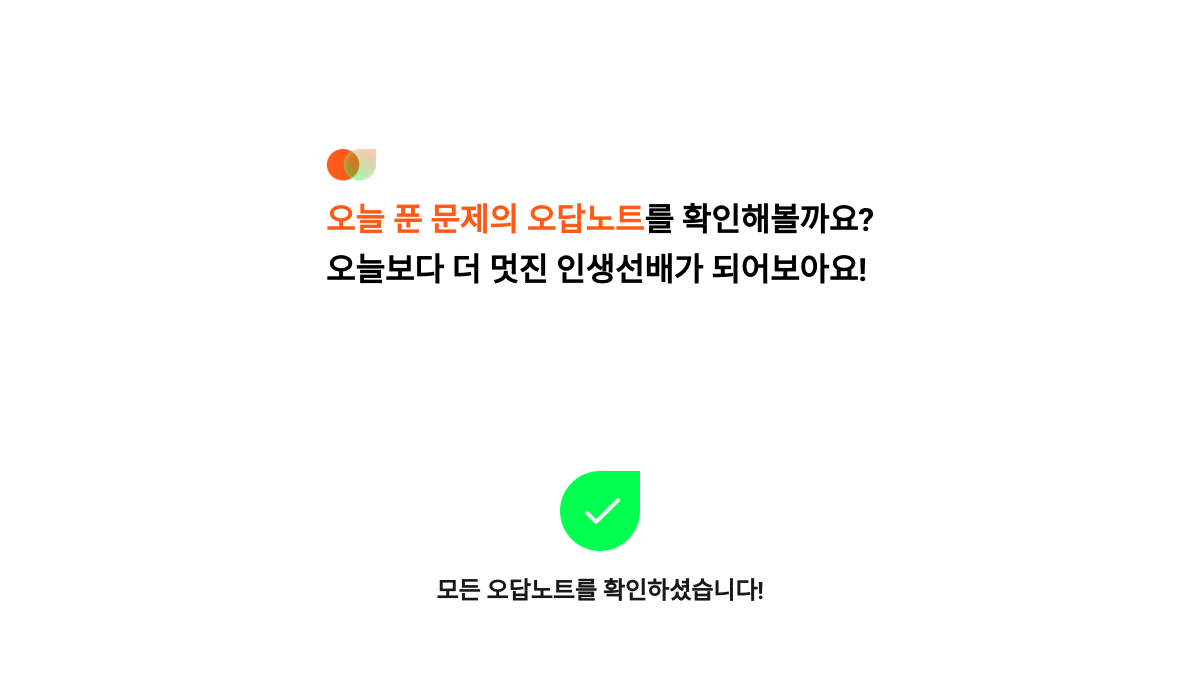
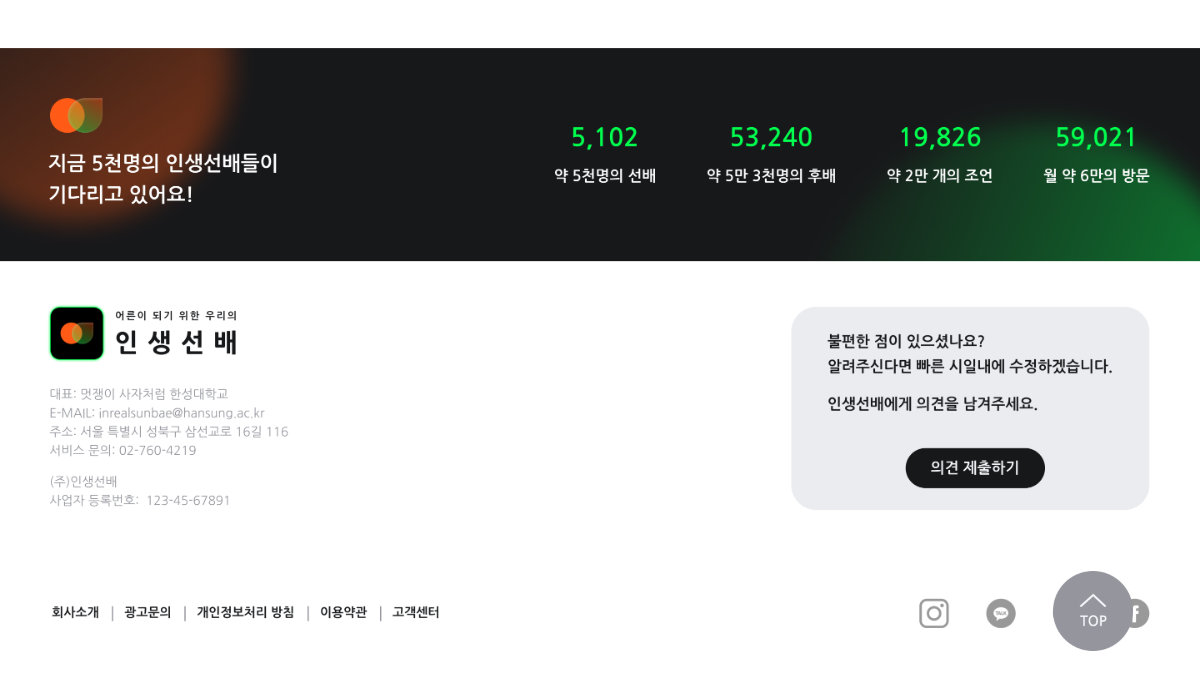
Page /quiz/stateAll (signed in, lower part) on the earlier database version (2 pictures, top to bottom).
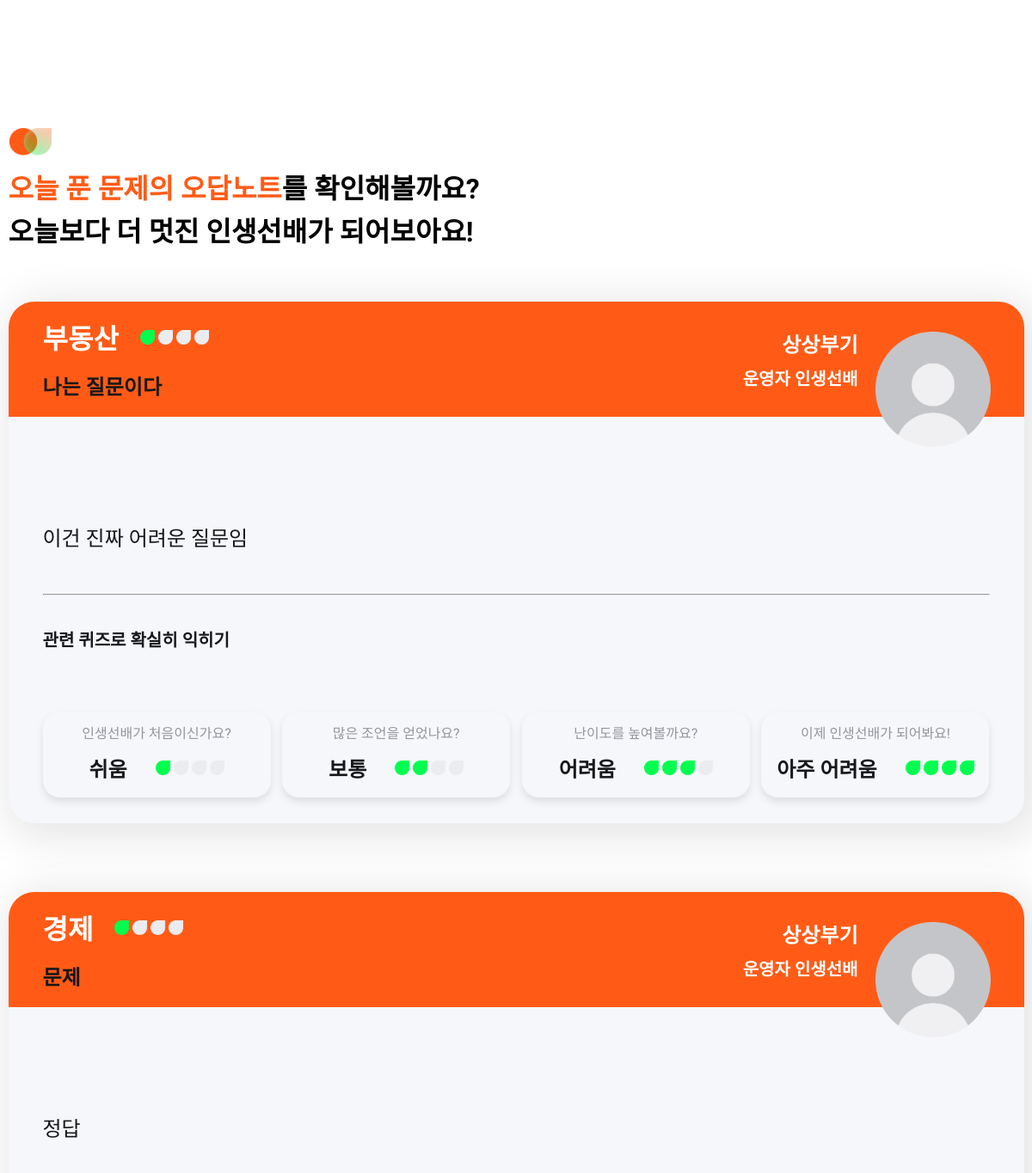
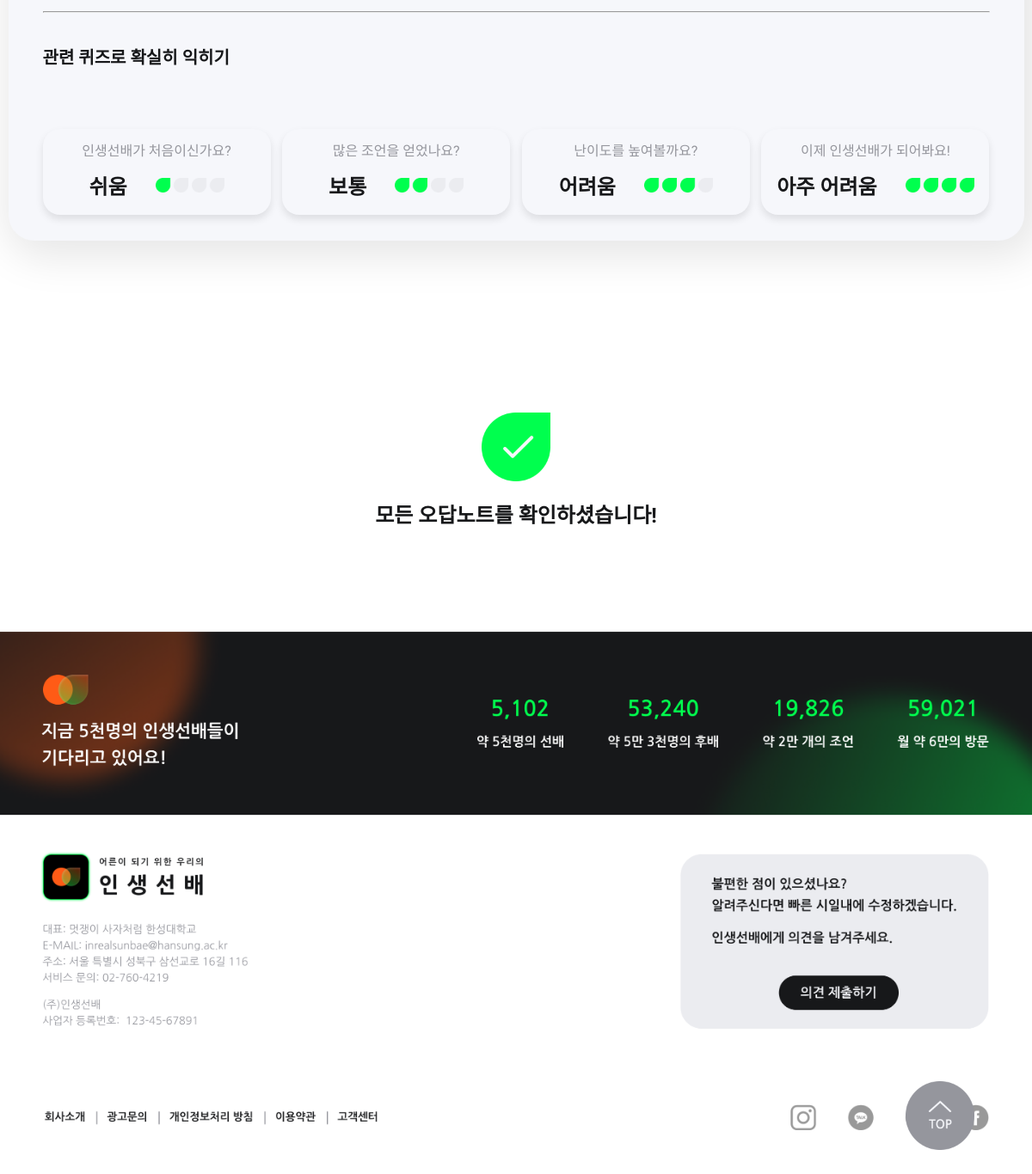
Same page on the later database version (2 pictures, top to bottom).
### quizApp/models.py (models this page shows)
class Quiz(models.Model):
    text = models.CharField("TEXT", max_length=100) # 질문 문항
    description = models.CharField("DESCRIPTION", max_length=40) # 카테고리 요약금
    category = models.PositiveIntegerField("CATEGORY") # 카테고리
    difficulty = models.PositiveIntegerField("DIFFICULTY", default=0) # 난이도
    total = models.PositiveIntegerField("TOTAL", default=0) # 전체 정답 시도 수
    incorrect = models.PositiveIntegerField("INCORRECT", default=0) # 문제 오답 수
    correct = models.CharField("CORRECT", max_length=10) # 문제의 정답
    content = models.TextField("CONTENT") # 오답노트

### quizApp/views.py (the view)
# urls.py: path('stateAll', stateAll, name='stateAll'),
def stateAll(request):
    today = date.today()
    inCorrectQuiz = InCorrectByDate.objects.filter(user=request.user, date=today)
    quizIds = inCorrectQuiz.values_list('quiz', flat=True).distinct()
    quizArr=[]
    for quizId in quizIds:
        quiz = Quiz.objects.get(pk=quizId)
        print(quiz)
        quizArr.append(quiz)
    print(quizArr)
    correctQuizCount = ""
    for index in range(6,0,-1):
        day = today - datetime.timedelta(days=index)
        correctQuiz = CorrectByDate.objects.filter(user=request.user, date=day)
        quizs = correctQuiz.values_list('quiz', flat=True).distinct()
        correctQuizCount += str(quizs.count())
    context = {
        'correctQuizCount': correctQuizCount,
        'quizs':quizArr
    }
    return render(request, 'quizApp/current-all.html', context)

### templates/quizApp/current-all.html (shortened to what this page needs)
{% load static %}
<!DOCTYPE html>
<html lang="en">
<head>
    <link rel="stylesheet" href="{% static 'css/studyStyle.css' %}">
</head>
<body>
    <div class="main-scroll-icon">
        <img src="{% static 'img/main-scroll-icon.png' %}" alt="Scroll Icon">
    </div>
    <div id="current-situation">
        <div class="quiz-note">
            <div class="score-container-text" id="sss">
                <img class="score-container-text-img" src="{% static 'img/main-nav-logo.png' %}" alt="">
                <div class="score-container-text-first">
                    <p class="score-container-text-highlight">오늘&nbsp;푼&nbsp;문제의&nbsp;오답노트</p>
                    <p>를&nbsp;확인해볼까요?</p>
                </div>
                <div class="score-container-text-second">
                    <p>오늘보다&nbsp;더&nbsp;멋진&nbsp;인생선배가&nbsp;되어보아요!</p>
                </div>
            </div>
            {% for quiz in quizs %}
            <div class="quiz-note-box">
                <div class="quiz-note-box-top">
                    <div class="quiz-note-box-top-left">
                        <div class="quiz-note-box-top-first-top">
                            {% if quiz.category == 0 %}
                            <p>부동산</p>
                            {% elif quiz.category == 1 %}
                            <p>경제</p>
                            {% elif quiz.category == 2 %}
                            <p>트렌드</p>
                            {% elif quiz.category == 3 %}
                            <p>할인</p>
                            {% elif quiz.category == 4 %}
                            <p>시사상식</p>
                            {% elif quiz.category == 5 %}
                            <p>기타</p>
                            {% endif %}
                            {% if quiz.difficulty == 0 %}
                            <img src="{% static 'img/study-easy.png' %}" alt="">
                            {% elif quiz.difficulty == 1 %}
                            <img src="{% static 'img/study-normal.png' %}" alt="">
                            {% elif quiz.difficulty == 2 %}
                            <img src="{% static 'img/study-hard.png' %}" alt="">
                            {% elif quizs.difficulty == 3 %}
                            <img src="{% static 'img/study-very-hard.png' %}" alt="">
                            {% endif %}
                        </div>
                        <div class="quiz-note-box-top-first-bottom">
                            <p>{{ quiz.description }}</p>
                        </div>
                    </div>
                    <div class="quiz-note-box-top-right">
                        <div class="quiz-note-box-top-right-first">
                            <p>상상부기</p>
                            <p>운영자 인생선배</p>
                        </div>
                        <div class="quiz-note-box-top-right-second">
                            <img src="{% static 'img/study-user-img.png' %}" alt="">
                        </div>
                    </div>
                </div>
                <div class="quiz-note-box-bottom">
                    <div class="note-explain">
                        {{ quiz.content }}
                    </div>
                    <div style="display: flex; flex-direction: column; justify-content: end;">
                        <hr>
                        <p style="color: var(--unnamed, #17181A);
                        font-size: 20px;
                        font-style: normal;
                        font-weight: 700;
                        line-height: normal;
                        margin-bottom: 10px;
                        margin-left: 40px;"
                        >관련 퀴즈로 확실히 익히기</p>
                        <div style="margin-left: 40px; margin-right: 40px; " class="quiz-level-container">
                            <a href="{% url 'quizApp:studySpace' level=0 %}" style="text-decoration: none;
                            color: inherit; " name="{% url 'quizApp:studySpace' level=0 %}" id="go" >
                                <div class="quiz-level-box" id="this">
                                    <p class="quiz-level-comment">인생선배가 처음이신가요?</p>
                                    <div class="quiz-level">
                                        <p class="quiz-level-name">쉬움</p>
                                        <img src="{% static 'img/study-easy.png' %}" alt="">
                                    </div>
                                </div>
                            </a>
                            <a href="{% url 'quizApp:studySpace' level=1 %}" style="text-decoration: none;
                            color: inherit;">
                                <div class="quiz-level-box">
                                    <p class="quiz-level-comment">많은 조언을 얻었나요?</p>
                                    <div class="quiz-level">
                                        <p class="quiz-level-name">보통</p>
                                        <img src="{% static 'img/study-normal.png' %}" alt="">
                                    </div>
                                </div>
                            </a>
                            <a href="{% url 'quizApp:studySpace' level=2 %}" style="text-decoration: none;
                            color: inherit;">
                                <div class="quiz-level-box">
                                    <p class="quiz-level-comment">난이도를 높여볼까요?</p>
                                    <div class="quiz-level">
                                        <p class="quiz-level-name">어려움</p>
                                        <img src="{% static 'img/study-hard.png' %}" alt="">
                                    </div>
                                </div>
                            </a>
                            <a href="{% url 'quizApp:studySpace' level=3 %}" style="text-decoration: none;
                            color: inherit;">
                                <div class="quiz-level-box">
                                    <p class="quiz-level-comment">이제 인생선배가 되어봐요!</p>
                                    <div class="quiz-level">
                                        <p class="quiz-level-name">아주 어려움</p>
                                        <img src="{% static 'img/study-very-hard.png' %}" alt="">
                                    </div>
                                </div>
                            </a>
                        </div>
                    </div>
                </div>
            </div>
            {% endfor %}
        </div>
        <div class="check">
            <img src="{% static 'img/study-check.png' %}" alt="">
            <p style="color: var(--unnamed, #17181A);
            text-align: center;
            font-size: 24px;
            font-style: normal;
            font-weight: 700;
            line-height: normal;"
            >모든 오답노트를 확인하셨습니다!</p>
        </div>
    </div>
    <footer>
        <img src="{% static 'img/footer.png' %}" alt="">
    </footer>
</body>
</html>

### static/css/studyStyle.css (style rules this page uses)
* { margin: 0; padding: 0; font-family: 'Nanum Gothic', sans-serif; }
.main-scroll-icon { position: fixed; bottom: 49px; right: 67px; z-index: 2; }
.main-scroll-icon img { height: 80px; width: 80px; cursor: pointer; }
.quiz-level-container { display: flex; flex-direction: row; margin-bottom: 30px; margin-top: 60px; justify-content: space-between; }
.quiz-level-box { display: flex; flex-direction: column; align-items: center; justify-content: center; width: 265px; height: 100px; border-radius: 20px; background-color: #F6F7FB; box-shadow: 0px 5px 10px 0px rgba(0, 0, 0, 0.10); }
.quiz-level-comment { color: var(--unnamed, #95969D); font-size: 16px; font-style: normal; font-weight: 400; line-height: 20px; }
.quiz-level { display: flex; flex-direction: row; align-items: center; justify-content: center; margin-top: 12px; }
.quiz-level-name { color: var(--unnamed, #17181A); font-size: 24px; font-style: normal; font-weight: 700; line-height: normal; margin-right: 33px; }
.quiz-level img { width: 80px; height: 17px; }
#current-situation { display: flex; flex-direction: column; align-items: center; }
#sss { margin-bottom: 55.48px; }
.score-container-text { display: flex; flex-direction: column; color: #000; font-size: 32px; font-style: normal; font-weight: 700; line-height: 50px; }
.score-container-text-img { width: 50.3px; height: 32.6px; margin-bottom: 14px; }
.score-container-text-first,.score-container-text-second,.score-container-text-third { display: flex; flex-direction: row; }
.score-container-text-highlight { color: #FF5B16; }
.quiz-note-box { display: flex; flex-direction: column; width: 1181px; height: 607px; border-radius: 30px; background: #F6F7FB; box-shadow: 8px 8px 50px 10px rgba(0, 0, 0, 0.10); margin-bottom: 80px; }
.quiz-note-box-top { display: flex; flex-direction: row; justify-content: space-between; background-color: #FF5B16; border-radius: 30px 30px 0 0; }
.quiz-note-box-top-left { display: flex; flex-direction: column; justify-content: center; margin-left: 40px; }
.quiz-note-box-top-first-top { display: flex; flex-direction: row; align-items: center; margin-bottom: 16px; color: #FFF; font-size: 32px; font-style: normal; font-weight: 700; line-height: normal; }
.quiz-note-box-top-first-top img { margin-left: 25px; width: 80px; height: 17px; }
.quiz-note-box-top-first-bottom { display: flex; flex-direction: row; color: var(--unnamed, #17181A); font-size: 24px; font-style: normal; font-weight: 700; line-height: normal; }
.quiz-note-box-top-right { display: flex; flex-direction: row; align-items: center; margin-right: 39px; }
.quiz-note-box-top-right-first { display: flex; flex-direction: column; text-align: right; }
.quiz-note-box-top-right-first :nth-child(1) { margin-bottom: 8px; color: #FFF; font-size: 24px; font-style: normal; font-weight: 700; line-height: normal; }
.quiz-note-box-top-right-first :nth-child(2) { color: #FFF; font-size: 20px; font-style: normal; font-weight: 700; line-height: normal; }
.quiz-note-box-top-right-second { position: relative; top: 30px; width: 134px; height: 134px; border-radius: 134px; margin-left: 20px; }
.quiz-note-box-top-right-second img { position: absolute; top: 5px; width: 134px; height: 134px; }
.quiz-note-box-bottom { display: flex; flex-direction: column; height: 473px; justify-content: end; }
.note-explain { margin-top: 55px; margin-bottom: 44px; margin-left: 40px; margin-right: 102px; color: var(--unnamed, #17181A); font-size: 24px; font-style: normal; font-weight: 400; line-height: 40px; }
.quiz-note-box-bottom hr { margin-bottom: 36px; margin-left: 40px; margin-right: 40px; }
.check { display: flex; flex-direction: column; align-items: center; margin-top: 120px; }
.check img { width: 80px; height: 80px; margin-bottom: 20px; }
footer img { width: 100%; margin-bottom: 72px; margin-top: 120px; }

Differences in the rows shown:
now on this page (row edited): Quiz: category "부동산", difficulty 0 (drawn), description "나는 질문이다", content "이건 진짜 어려운 질문임"
now on this page (row edited): Quiz: category "경제", difficulty 0 (drawn), description "문제", content "정답"
